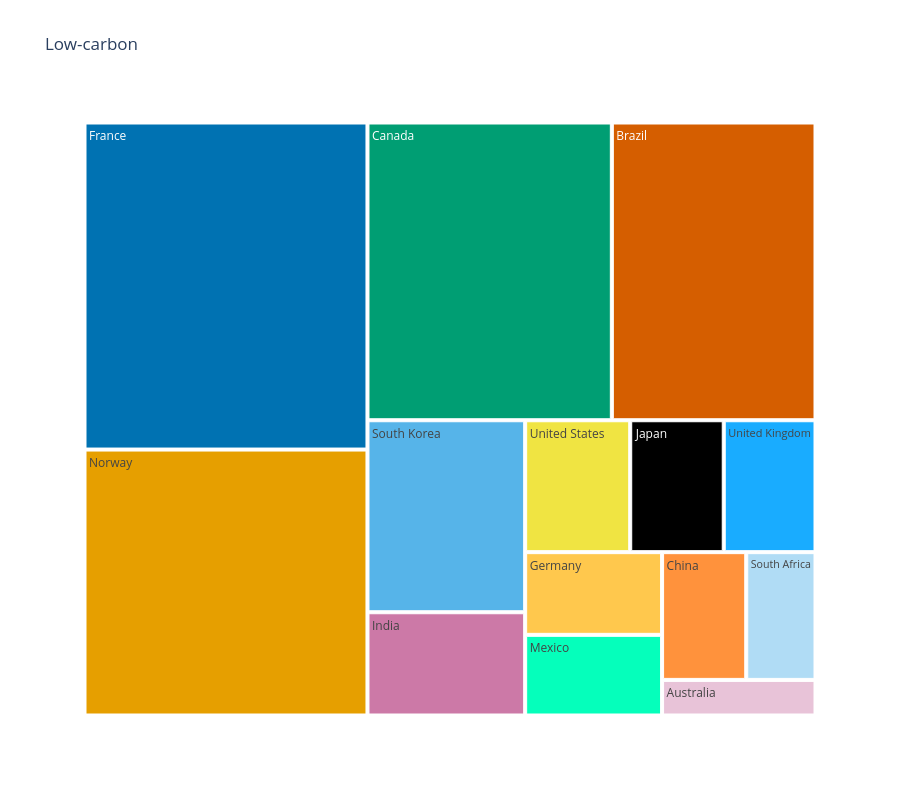
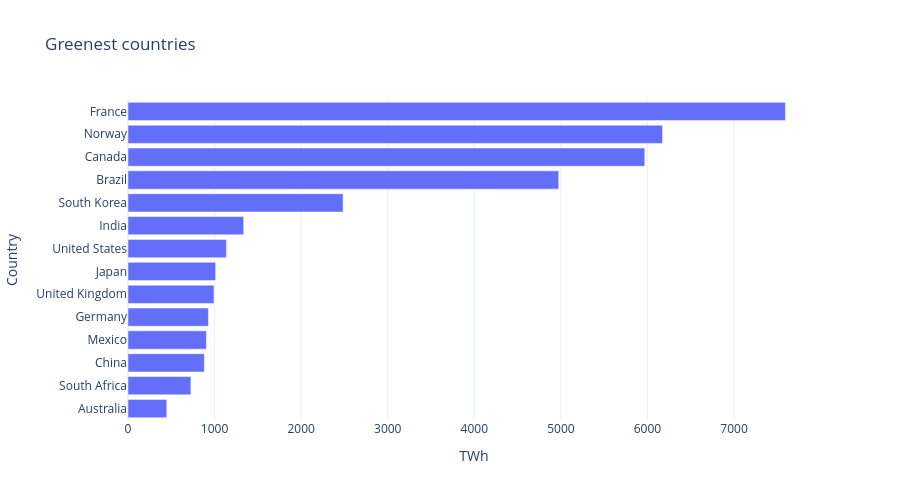

Notebook code cell kept with these figures, in order:
### Markdown cell above
## Task 2 — Treemap vs bar: low-carbon energy by country

**What to build:** Build **both** a treemap and a horizontal bar chart showing total low-carbon TWh (Nuclear + Hydro) per country. Then answer the question in a markdown cell below.

**Requirements:**
- Filter to `Source_Type == 'Low-carbon'` and aggregate TWh by country
- Treemap: single-level `path=['All', 'Country']` with a dummy root node labelled `'Low-carbon'`
- Bar chart: sorted by TWh, horizontal orientation, CVD-safe colour
- Both charts show TWh values, not percentages
- Insight title on the bar chart naming the leading country

### Code cell
# Task 2 — charts
fig = px.treemap(
    df.loc[df['Source_Type'] == 'Low-carbon'],
    path=['Country'],
    values='TWh',
    title='Low-carbon',
    height=800,
    template='plotly_white',
    color_discrete_sequence=OKABE_ITO
)
fig.show()

df1 = df.loc[df['Source_Type'] == 'Low-carbon'].groupby("Country", as_index=False)["TWh"].sum(numeric_only=True)

fig = px.bar(
    df1.sort_values("TWh"), 
    x='TWh',
    y='Country',
    title='Greenest countries',
    height=500,
    template='plotly_white',
)
fig.show()

# TOp-3 are France, Norway and Canada

### Figure 1 — Plotly figure (JSON) as saved in the notebook; plotly's stock layout.template omitted (floating-point values rounded to 4 significant figures)
{"data": [{"branchvalues": "total", "domain": {"x": [0, 1], "y": [0, 1]}, "hovertemplate": "labels=%{label}<br>TWh=%{value}<br>parent=%{parent}<br>id=%{id}<extra></extra>", "ids": ["United States", "China", "Germany", "France", "United Kingdom", "India", "Brazil", "Australia", "Japan", "South Korea", "Norway", "South Africa", "Canada", "Mexico"], "labels": ["United States", "China", "Germany", "France", "United Kingdom", "India", "Brazil", "Australia", "Japan", "South Korea", "Norway", "South Africa", "Canada", "Mexico"], "name": "", "parents": ["", "", "", "", "", "", "", "", "", "", "", "", "", ""], "type": "treemap", "values": [1137.0, 882.0, 929.0, 7593.0, 993.0, 1336.0, 4975.0, 448.0, 1012.0, 2484.0, 6174.0, 726.0, 5969.0, 906.0]}], "layout": {"height": 800, "legend": {"tracegroupgap": 0}, "title": {"text": "Low-carbon"}, "treemapcolorway": ["#0072B2", "#E69F00", "#009E73", "#D55E00", "#56B4E9", "#CC79A7", "#F0E442", "#000000"]}}

### Figure 2 — Plotly figure (JSON) as saved in the notebook; plotly's stock layout.template omitted (floating-point values rounded to 4 significant figures)
{"data": [{"hovertemplate": "TWh=%{x}<br>Country=%{y}<extra></extra>", "legendgroup": "", "marker": {"color": "#636efa", "pattern": {"shape": ""}}, "name": "", "orientation": "h", "showlegend": false, "textposition": "auto", "type": "bar", "x": [448.0, 726.0, 882.0, 906.0, 929.0, 993.0, 1012.0, 1137.0, 1336.0, 2484.0, 4975.0, 5969.0, 6174.0, 7593.0], "xaxis": "x", "y": ["Australia", "South Africa", "China", "Mexico", "Germany", "United Kingdom", "Japan", "United States", "India", "South Korea", "Brazil", "Canada", "Norway", "France"], "yaxis": "y"}], "layout": {"barmode": "relative", "height": 500, "legend": {"tracegroupgap": 0}, "title": {"text": "Greenest countries"}, "xaxis": {"anchor": "y", "domain": [0, 1], "title": {"text": "TWh"}}, "yaxis": {"anchor": "x", "domain": [0, 1], "title": {"text": "Country"}}}}
